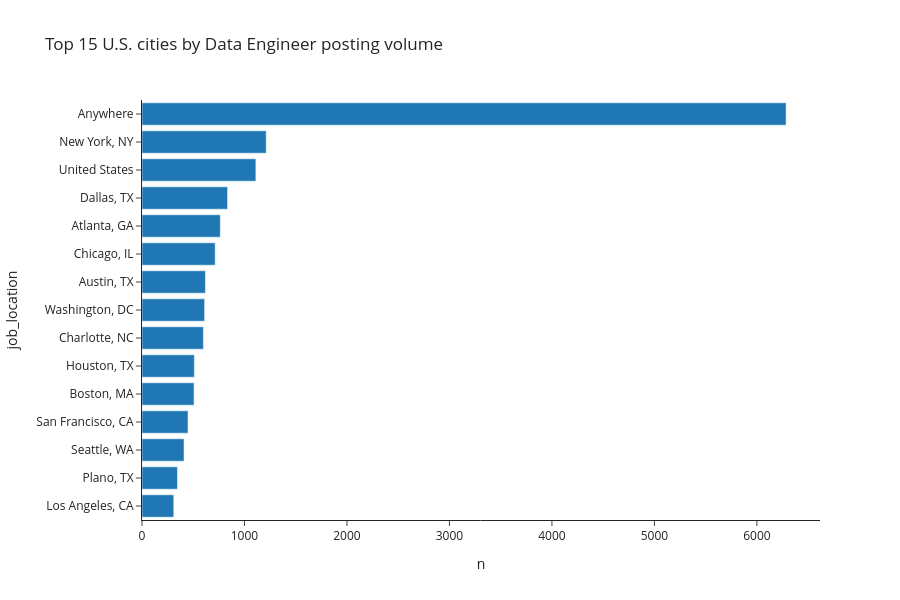

Notebook code cell kept with this figure:
### Code cell
fig = px.bar(
    de_locations.to_pandas(),
    x="n",
    y="job_location",
    orientation="h",
    title="Top 15 U.S. cities by Data Engineer posting volume",
    template="simple_white",
    height=600,
)
fig.update_yaxes(categoryorder="total ascending")
fig.show()

### Figure 1 — Plotly figure (JSON) as saved in the notebook; plotly's stock layout.template omitted (floating-point values rounded to 4 significant figures)
{"data": [{"hovertemplate": "n=%{x}<br>job_location=%{y}<extra></extra>", "legendgroup": "", "marker": {"color": "#1F77B4", "pattern": {"shape": ""}}, "name": "", "orientation": "h", "showlegend": false, "textposition": "auto", "type": "bar", "x": [6285, 1212, 1111, 835, 764, 714, 619, 611, 599, 511, 508, 449, 410, 346, 310], "xaxis": "x", "y": ["Anywhere", "New York, NY", "United States", "Dallas, TX", "Atlanta, GA", "Chicago, IL", "Austin, TX", "Washington, DC", "Charlotte, NC", "Houston, TX", "Boston, MA", "San Francisco, CA", "Seattle, WA", "Plano, TX", "Los Angeles, CA"], "yaxis": "y"}], "layout": {"barmode": "relative", "height": 600, "legend": {"tracegroupgap": 0}, "title": {"text": "Top 15 U.S. cities by Data Engineer posting volume"}, "xaxis": {"anchor": "y", "domain": [0, 1], "title": {"text": "n"}}, "yaxis": {"anchor": "x", "categoryorder": "total ascending", "domain": [0, 1], "title": {"text": "job_location"}}}}
